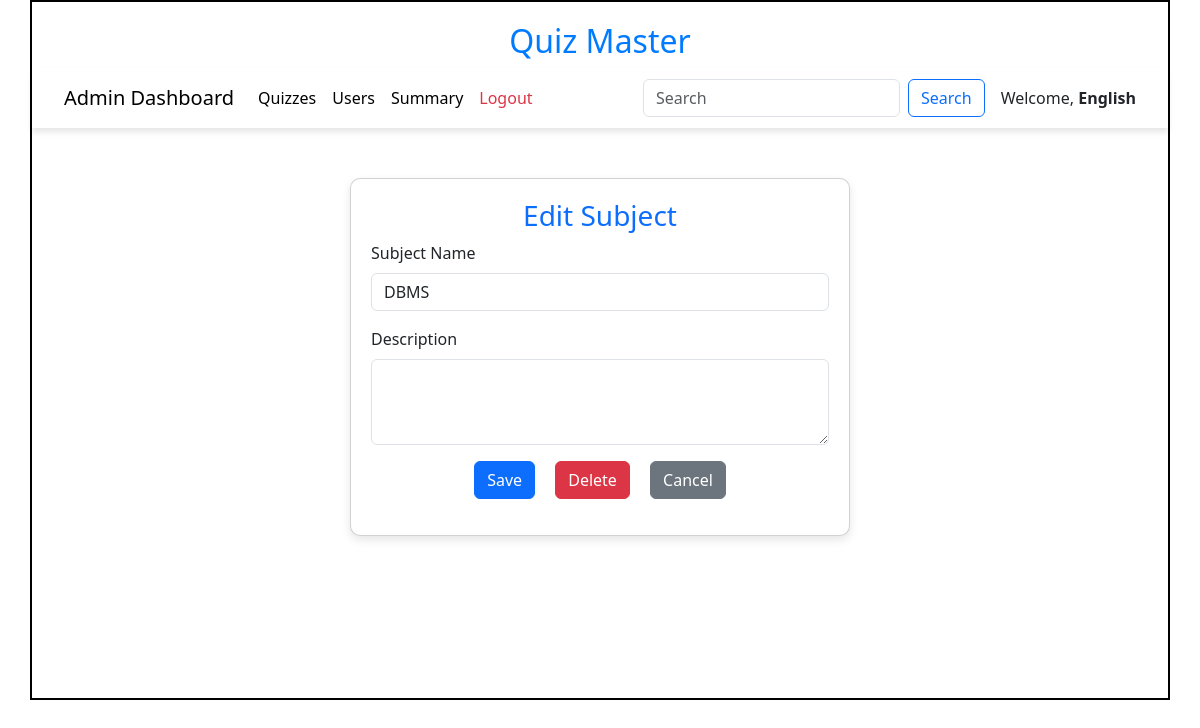
Page /edit_subject/2/English on the earlier database version.
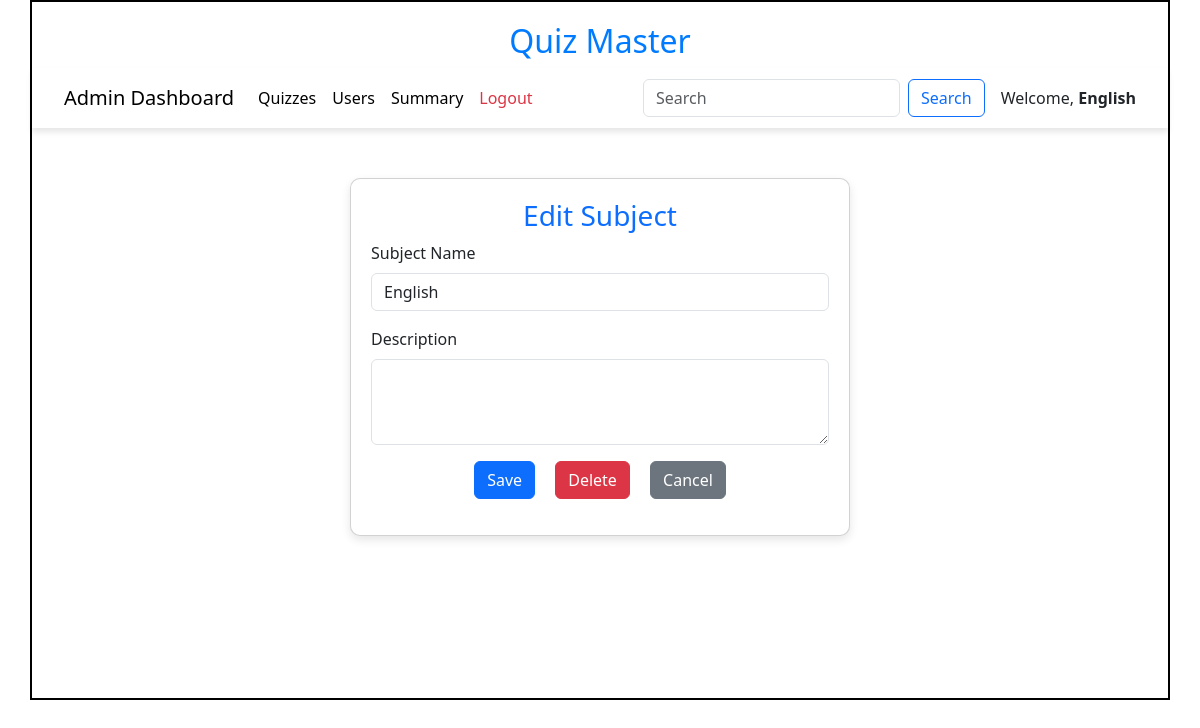
Same page on the later database version.
### models/models.py (models this page shows)
class Subject(db.Model):
    id=db.Column(db.Integer,primary_key=True)
    name=db.Column(db.String,unique=True,nullable=False)
    description=db.Column(db.String)
    chapters = db.relationship("Chapter",cascade="all,delete",backref="subject",lazy=True)

### controllers/controller.py (the view, shortened to what this page needs)
@app.route('/edit_subject/<id>/<name>',methods=["GET","POST"])
def edit_subject(id,name):
    subj = get_subject(id)
    return render_template("edit_subject.html",subject=subj,name=name)

### controllers/controller.py (called while the page is built)
def  get_subject(id):
    subject = Subject.query.filter_by(id=id).first()
    return subject

### templates/edit_subject.html (shortened to what this page needs)
<!DOCTYPE html>
<html lang="en">
<head>
    <link href="https://cdn.jsdelivr.net/npm/bootstrap@5.3.3/dist/css/bootstrap.min.css" rel="stylesheet">
    <link rel="stylesheet" href="/static/css/style.css">
</head>
<body>
    <div id="container">
        <h1 id="heading">Quiz Master</h1>
        <nav class="navbar navbar-expand-lg navbar-light bg-white" style="box-shadow: 0px 4px 6px rgba(0, 0, 0, 0.1);
            padding: 10px 20px;">
            <div class="container-fluid">
                <a class="navbar-brand" href="#">Admin Dashboard</a>
                <div class="collapse navbar-collapse" id="navbarNav">
                    <ul class="navbar-nav me-auto">
                        <li class="nav-item">
                            <a class="nav-link active" href="/quiz_dashboard/{{name}}">Quizzes</a>
                        </li>
                        <li class="nav-item">
                            <a class="nav-link active" href="/admin_users/{{name}}">Users</a>
                        </li>
                        <li class="nav-item">
                            <a class="nav-link active" href="/admin_summary/{{name}}">Summary</a>
                        </li>
                        <li class="nav-item">
                            <a class="nav-link text-danger" href="/login">Logout</a>
                        </li>
                    </ul>
                    <form class="d-flex" method="POST" action="/search/{{name}}">
                        <input class="form-control me-2" type="search" placeholder="Search" name="search_txt" id="search_txt">
                        <button class="btn btn-outline-primary" type="submit">Search</button>
                    </form>
                </div>
                <span class="ms-3">Welcome, <strong>{{name}}</strong></span>
            </div>
        </nav>
        {% if subject %}
        <div id="edit_subject-panel" style="margin: auto;margin-top: 50px; width: 500px;">
            <div class="card">
                <h3 class="text-center text-primary">Edit Subject</h3>
                <form action="/edit_subject/{{subject.id}}/{{name}}" method="POST">
                <div class="mb-3">
                    <label for="name" class="form-label">Subject Name</label>
                    <input type="text" class="form-control" id="name" name="name" value="{{subject.name}}" required>
                </div>
                <div class="mb-3">
                    <label for="description" class="form-label">Description</label>
                    <textarea class="form-control" id="description" name="description" rows="3" >{{subject.description}}</textarea>
                </div>
                <div class="mb-3 text-center">
                    <button type="submit" class="btn btn-primary mx-2">Save</button>
                    <a href="/delete_subject/{{subject.id}}/{{name}}" class="btn btn-danger mx-2">Delete</a>
                    <a href="/admin/{{name}}" class="btn btn-secondary mx-2">Cancel</a>
                </div>
            </form>
            </div>
        </div>
        {% endif %}
    </div>
</body>
</html>

Differences in the rows shown:
changed Subject: name (not shown) → "English"; name "DBMS" → "English"
Other differences:
{{ name }}: "English" → (not shown)
